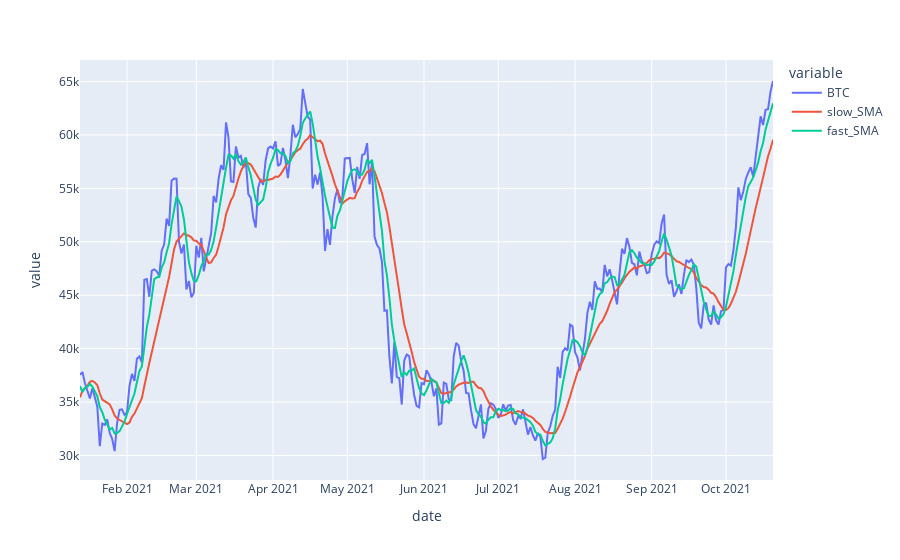

Here is the notebook cell this chart was saved with:
### Code cell
# Computing the 5-day SMA and 13-day SMA
data['slow_SMA'] = data['BTC'].rolling(SMA_slow_period).mean()
data['fast_SMA'] = data['BTC'].rolling(SMA_fast_period).mean()

data.dropna(inplace=True)

data.plot(y=['BTC', 'slow_SMA', 'fast_SMA'])

### Figure 1 — Plotly figure (JSON) as saved in the notebook; plotly's stock layout.template omitted (floating-point values rounded to 4 significant figures; data arrays with more than 128 entries replaced by an {"elided": "..."} marker saying what was removed)
{"data": [{"hovertemplate": "variable=BTC<br>date=%{x}<br>value=%{y}<extra></extra>", "legendgroup": "BTC", "line": {"color": "#636efa", "dash": "solid"}, "marker": {"symbol": "circle"}, "mode": "lines", "name": "BTC", "orientation": "v", "showlegend": true, "type": "scatter", "x": {"elided": "281 str values"}, "xaxis": "x", "y": {"elided": "281 float values"}, "yaxis": "y"}, {"hovertemplate": "variable=slow_SMA<br>date=%{x}<br>value=%{y}<extra></extra>", "legendgroup": "slow_SMA", "line": {"color": "#EF553B", "dash": "solid"}, "marker": {"symbol": "circle"}, "mode": "lines", "name": "slow_SMA", "orientation": "v", "showlegend": true, "type": "scatter", "x": {"elided": "281 str values"}, "xaxis": "x", "y": {"elided": "281 float values"}, "yaxis": "y"}, {"hovertemplate": "variable=fast_SMA<br>date=%{x}<br>value=%{y}<extra></extra>", "legendgroup": "fast_SMA", "line": {"color": "#00cc96", "dash": "solid"}, "marker": {"symbol": "circle"}, "mode": "lines", "name": "fast_SMA", "orientation": "v", "showlegend": true, "type": "scatter", "x": {"elided": "281 str values"}, "xaxis": "x", "y": {"elided": "281 float values"}, "yaxis": "y"}], "layout": {"legend": {"title": {"text": "variable"}, "tracegroupgap": 0}, "margin": {"t": 60}, "xaxis": {"anchor": "y", "domain": [0, 1], "title": {"text": "date"}}, "yaxis": {"anchor": "x", "domain": [0, 1], "title": {"text": "value"}}}}
